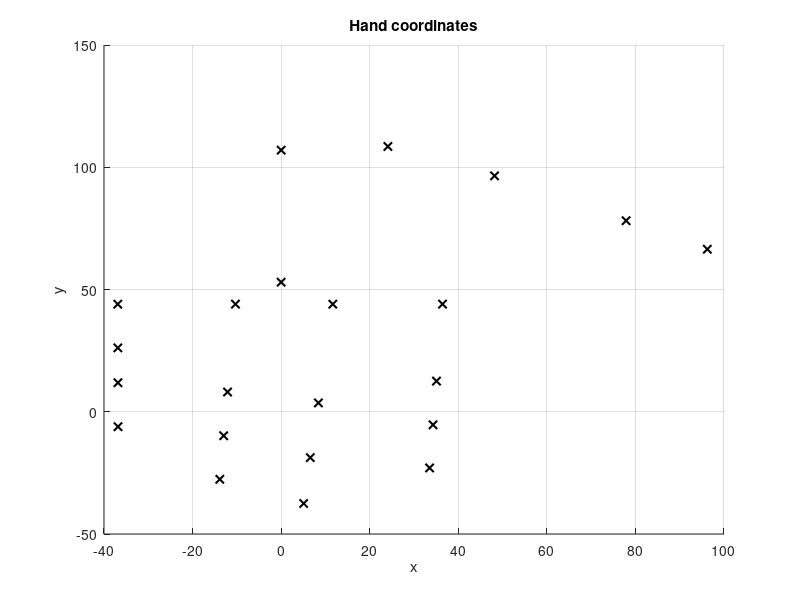
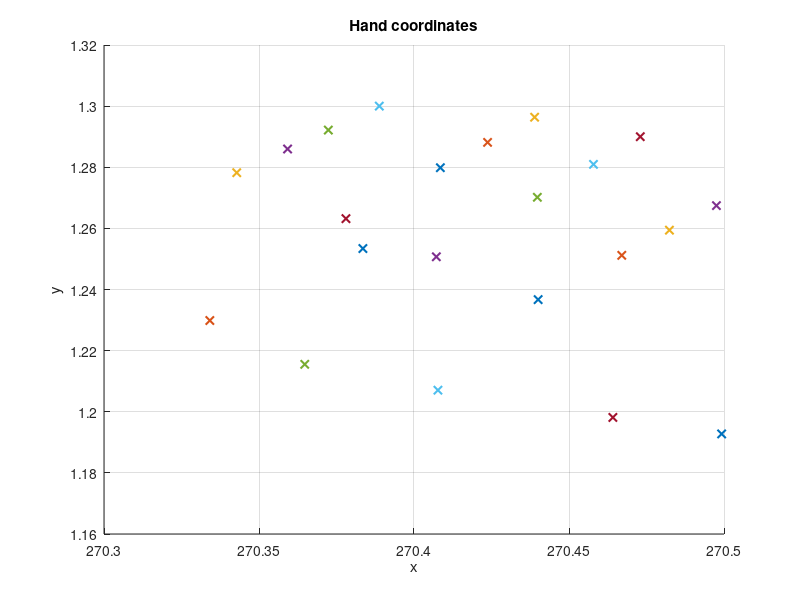

Write MATLAB code to recreate these figures, in order.
A =    [0.           53.          900.            1.        ;
    0.          107.          900.            1.        ;
  -36.88874817   44.          900.            1.        ;
  -36.8694191    26.13150406  897.82824707    1.        ;
  -36.85397339   11.85400772  895.95397949    1.        ;
  -36.83452606   -6.12519264  896.81884766    1.        ;
  -10.31876945   44.          900.            1.        ;
  -12.09298611    8.0739975   901.47467041    1.        ;
  -12.97572422   -9.80051994  899.54534912    1.        ;
  -13.85538483  -27.61271858  897.10571289    1.        ;
   11.66777992   44.          900.            1.        ;
    8.40291977    3.63314438  899.67163086    1.        ;
    6.59175014  -18.7602272   898.44421387    1.        ;
    5.07423687  -37.52281952  900.13897705    1.        ;
   36.43820953   44.          900.            1.        ;
   35.07268906   12.52993774  900.14294434    1.        ;
   34.29606628   -5.36823273  898.39587402    1.        ;
   33.53224564  -22.97138405  894.7154541     1.        ;
   24.09506607  108.5045166   897.87017822    1.        ;
   48.19013214   96.50902557  895.74041748    1.        ;
   77.89021301   78.11253357  887.05285645    1.        ;
   96.23149109   66.46498871  881.20629883    1.]        ;

for i = 1:size(A,1)
    h = plot3(A(i,1),A(i,2), A(i,3),'kx');
    set(h,'linewidth',1.5)
    hold on
    view(2)
    xlabel('x')
    ylabel('y')
    title('Hand coordinates')
    grid on
end

%  % handCentreHandTracking = [0, 53, 900]; %x
%  x = [0, 53, 900];
%  x = [x 1];
%  %b
%  % handCentreKinect = ([270.386 1.317779 285.0307]+ [270.4028 1.333887 285.046] + [270.3837 1.387721 285.0504] + [270.3884 1.33675 285.0423] + [270.401 1.336122 285.0438] + [270.3823 1.386446 285.0493])./6;
%  b = ([270.386 1.317779 285.0307]+ [270.4028 1.333887 285.046] + [270.3837 1.387721 285.0504] + [270.3884 1.33675 285.0423] + [270.401 1.336122 285.0438] + [270.3823 1.386446 285.0493])./6;
%  b = [b 1]; %  = [270.3907    1.3498  285.0438    1.0000]
% %  Ax = b
% %  Axx' = bx'
% %   A(xx')*inv(xx') = bx'*inv(xx')
% %   
% %   x'A' = b'
% %   x*x'A' = x*b'
% %   inv(x*x')(x*x')A' = inv(x*x')x*b'
% 
% 
%  %matrixA = inv(x*x')*x*b'
%  
%  %Rotation Matrix
%  % Rotate 180 around z axis of hand_tracking_system
%  R = [  cosd(180)    -sind(180)  0   0;
%         sind(180)   sind(180)    0   0;
%         0              0         1   0;
%         0               0        0   1];
%     
%  % Translation Matrix
%  T = [1 0 0 270.386;
%       0 1 0 1.3498-53;
%       0 0 1 285.0438-900;
%       0 0 0 1];
%   
%   
%   % Scaling Matrix
%   
%   
%   %b = T*R*x'


%% Using 3 vectors

x1 = [0, 53, 900,1];            % Hand centre
x2 = [96.23, 66.46, 8881.2, 1]; % Thumb tip
x3 = [5.074, -37.52, 900.1, 1]; % Hand tip (middle finger)
x4 = [-36.83 -6.125 896.8 1];   % Hand tip (pinky)
X = [x1' x2' x3' x4'];

% b1 = [270.3907    1.3498  285.0438    1.0000]; % Hand centre
% b2 = [1 1  1    1 ];% Thumb tip
% b3 = [-1 1 -1   1 ];% Thumb tip
% b4 = [25 3 0 1];% Hand tip (pinky)


MecanimBLendedCHaracter = [270.27, 1.09, 284.79];

b1 = [270.3835, 1.2534, 284.9372];

b2 = [270.3089, 1.3068, 285.0385] ;

b3 = [270.4730, 1.2900, 285.1955];

b4 = [270.38880, 1.3000, 285.2000];
B = [b1' b2' b3' b4'];

% AX =B;
% A = Binv(X)

matrix_A = B*inv(X);


% matrix_A =
% 
%     0.0013   -0.0009   -0.0000  270.4534
%    -0.0006   -0.0004    0.0000    1.2637
%    -0.0023   -0.0030    0.0000  285.0540


figure;
transformed_co = A';
for i = 1:size(A,1)
    %transformed_co(:,i) = matrix_A*transformed_co(:,i);
    transformed_co_2(:,i) = matrix_A*transformed_co(:,i);
end

transformed_co_2 = transformed_co_2';
for i = 1:size(A,1)
    h = plot3(transformed_co_2(i,1),transformed_co_2(i,2), transformed_co_2(i,3),'x');
    set(h,'linewidth',1.5)
    hold on
    view(2)
    xlabel('x')
    ylabel('y')
    title('Hand coordinates')
    grid on
end